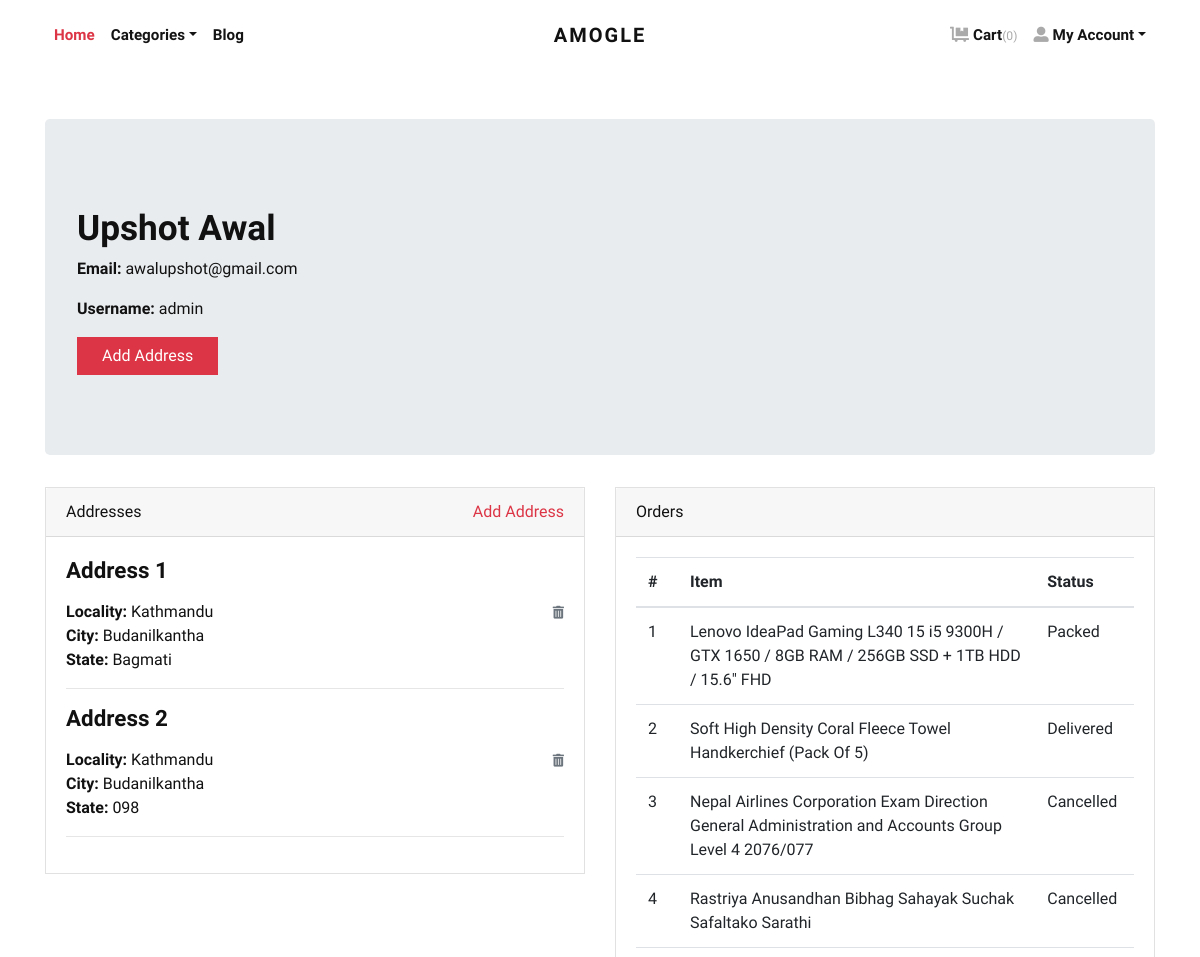
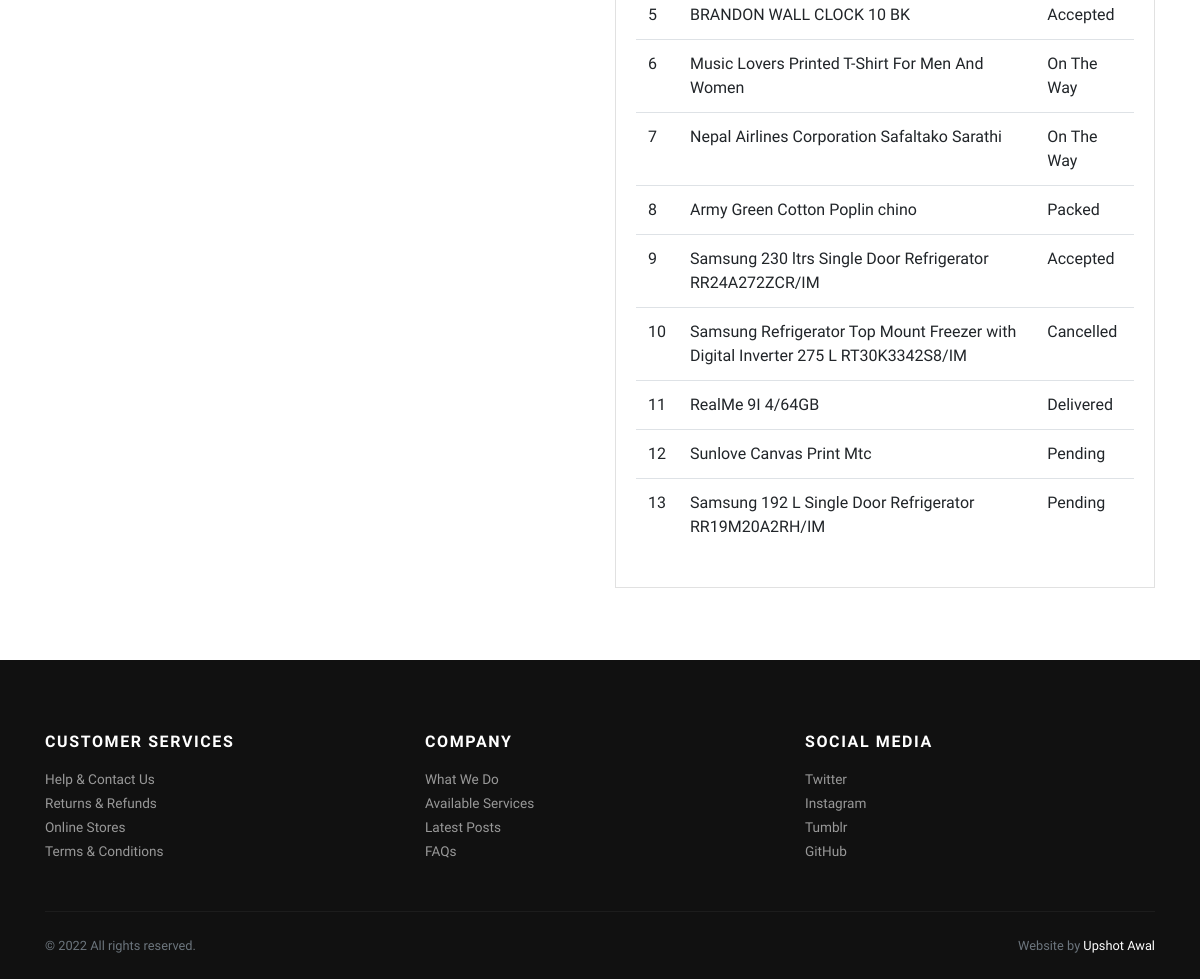
/accounts/profile/ (signed in), run on the app's committed database (2 pictures, top to bottom).
### store/models.py (models this page shows, shortened)
class Address(models.Model):
    user = models.ForeignKey(User, verbose_name="User",
                             on_delete=models.CASCADE)
    locality = models.CharField(
        max_length=150, verbose_name="Nearest Location")
    city = models.CharField(max_length=150, verbose_name="City")
    state = models.CharField(max_length=150, verbose_name="State")

class Order(models.Model):
    user = models.ForeignKey(User, verbose_name="User",
                             on_delete=models.CASCADE)
    address = models.ForeignKey(
        Address, verbose_name="Shipping Address", on_delete=models.CASCADE)
    product = models.ForeignKey(
        Product, verbose_name="Product", on_delete=models.CASCADE)
    quantity = models.PositiveIntegerField(verbose_name="Quantity")
    ordered_date = models.DateTimeField(
        auto_now_add=True, verbose_name="Ordered Date")
    status = models.CharField(
        choices=STATUS_CHOICES,
        max_length=50,
        default="Pending"
    )

class Product(models.Model):
    title = models.CharField(max_length=150, verbose_name="Product Title")
    slug = AutoSlugField(populate_from='title', unique=True,
                         verbose_name="Product Slug")
    sku = models.CharField(max_length=255, unique=True,
                           verbose_name="Unique Product ID (SKU)")
    short_description = RichTextField()
    detail_description = models.TextField(
        blank=True, null=True, verbose_name="Detail Description")
    product_image = models.ImageField(
        upload_to='product', blank=True, null=True, verbose_name="Product Image")
    price = models.DecimalField(max_digits=8, decimal_places=2)
    category = models.ForeignKey(
        Category, verbose_name="Product Categoy", on_delete=models.CASCADE)
    is_active = models.BooleanField(verbose_name="Is Active?", default=True)
    is_featured = models.BooleanField(
        verbose_name="Is Featured?", default=True)
    created_at = models.DateTimeField(
        auto_now_add=True, verbose_name="Created Date")
    updated_at = models.DateTimeField(
        auto_now=True, verbose_name="Updated Date")
    class Meta:
        verbose_name_plural = 'Products'
        ordering = ('-created_at', )

### store/views.py (the view)
# urls.py: path('accounts/profile/', views.profile, name="profile"),
@ login_required
def profile(request):
    addresses = Address.objects.filter(user=request.user)
    orders = Order.objects.filter(user=request.user)
    return render(request, 'account/profile.html', {'addresses': addresses, 'orders': orders})

### store/context_preprocessors.py (called while the page is built)
def store_menu(request):
    categories = Category.objects.filter(is_active=True)
    context = {
        'categories_menu': categories,
    }
    return context

def cart_menu(request):
    if request.user.is_authenticated:
        cart_items= Cart.objects.filter(user=request.user)
        context = {
            'cart_items': cart_items,
        }
    else:
        context = {}
    return context

### templates/account/profile.html (shortened to what this page needs)
{% extends 'base.html' %}
{% load static %}
    {% block content %}
      <div class="container py-5">
        <div class="jumbotron">
          <h1>{{request.user.first_name}} {{request.user.last_name}}</h1>
          <p><strong>Email:</strong> {{request.user.email}}</p>
          <p><strong>Username:</strong> {{request.user.username}}</p>
          <p><a class="btn btn-danger btn-large" href="{% url 'store:add-address' %}">Add Address</a></p>
        </div>
        <div class="row">
          <div class="col-lg-6">
            <div class="card mb-4" id="headings">
              <div class="card-header">Addresses <span class="float-right"><a href="{% url 'store:add-address' %}">Add Address</a></span></div>
              <div class="card-body">
                {% if addresses %}
                    {% for address in addresses %}
                        <h4 class="mb-3">Address {{forloop.counter}}</h4>
                        <span class="float-right"><a href="{% url 'store:remove-address' address.id %}"><i class="fas fa-trash-alt small text-muted"></i></a></span>
                        <p>
                            <strong>Locality: </strong>{{address.locality}} <br>
                            <strong>City: </strong>{{address.city}} <br>
                            <strong>State: </strong>{{address.state}} <br>
                        </p>
                        <hr>
                    {% endfor %}
                {% else %}
                <div class="text-danger">
                  Address not Added.
                </div>
                {% endif %}
              </div>
            </div>
          </div>
          <div class="col-lg-6">
            <div class="card mb-4" id="tables">
              <div class="card-header">Orders</div>
              <div class="card-body">
                <table class="table table-hover">
                  <thead>
                    <tr>
                      <th>#</th>
                      <th>Item</th>
                      <th>Status</th>
                    </tr>
                  </thead>
                  <tbody>
                    {% if orders %}
                      {% for order in orders %}
                        <tr>
                          <td>{{forloop.counter}}</td>
                          <td>{{order.product.title}}</td>
                          <td>
                            {{order.status}}
                          </td>
                        </tr>
                      {% endfor %}
                    {% else %}
                    <tr>
                      <td class="text-danger" colspan="3">You've not Ordered anything yet.</td>
                    </tr>
                    {% endif %}
                  </tbody>
                </table>
              </div>
            </div>
          </div>
        </div>
      </div>
{% endblock content %}

### static/css/style.default.css (style rules this page uses)
strong { font-weight: 700; }
.btn { font-weight: 400; border: 1px solid transparent; font-family: inherit; padding: 0.375rem 1.5rem; font-size: 1rem; line-height: 1.5; border-radius: 0; transition: color 0.15s ease-in-out, background-color 0.15s ease-in-out, border-color 0.15s ease-in-out, box-shadow 0.15s ease-in-out; }
.btn-danger { color: #fff; background-color: #dc3545; border-color: #dc3545; }
body { font-family: "Libre Franklin", sans-serif; font-size: 1rem; font-weight: 400; line-height: 1.5; color: #111111; background-color: #fff; }
a { color: #dc3545; text-decoration: none; }
h1, h2, h3, h4, h5, h6, .h1, .h2, .h3, .h4, .h5, .h6 { margin-bottom: 0.5rem; font-family: inherit; font-weight: 900; line-height: 1.2; color: inherit; }
h1, .h1 { font-size: 2.2rem; }
h4, .h4 { font-size: 1.4rem; }
hr { border-top: 1px solid rgba(17, 17, 17, 0.1); }
small, .small { font-size: 80%; font-weight: 400; }
.card { background-color: #fff; border: 1px solid rgba(17, 17, 17, 0.125); border-radius: 0; }
.card-body { padding: 1.25rem; }
.card-header { padding: 0.75rem 1.25rem; background-color: rgba(17, 17, 17, 0.03); border-bottom: 1px solid rgba(17, 17, 17, 0.125); }
.card-header:first-child { border-radius: calc(0 - 1px) calc(0 - 1px) 0 0; }

### data on the page
Address: locality "Kathmandu", city "Budanilkantha", state "Bagmati"
Address: locality "Kathmandu", city "Budanilkantha", state "098"
Order: product "Lenovo IdeaPad Gaming L340 15 i5 9300H / GTX 1650 / 8GB RAM / 256GB SSD + 1TB HDD / 15.6\" FHD", status "Packed"
Order: product "Soft High Density Coral Fleece Towel Handkerchief (Pack Of 5)", status "Delivered"
Order: product "Nepal Airlines Corporation Exam Direction General Administration and Accounts Group Level 4 2076/077", status "Cancelled"
Order: product "Rastriya Anusandhan Bibhag Sahayak Suchak Safaltako Sarathi", status "Cancelled"
Order: product "BRANDON WALL CLOCK 10 BK", status "Accepted"
Order: product "Music Lovers Printed T-Shirt For Men And Women", status "On The Way"
Order: product "Nepal Airlines Corporation Safaltako Sarathi", status "On The Way"
Order: product "Army Green Cotton Poplin chino", status "Packed"
Order: product "Samsung 230 ltrs Single Door Refrigerator RR24A272ZCR/IM", status "Accepted"
Order: product "Samsung Refrigerator Top Mount Freezer with Digital Inverter 275 L RT30K3342S8/IM", status "Cancelled"
Order: product "RealMe 9I 4/64GB", status "Delivered"
Order: product "Sunlove Canvas Print Mtc", status "Pending"
Order: product "Samsung 192 L Single Door Refrigerator RR19M20A2RH/IM", status "Pending"

### other printed values
{{ cart_items.count }} "0"
{{ request.user.first_name }} "Upshot"
{{ request.user.last_name }} "Awal"
{{ request.user.email }} "awalupshot@gmail.com"
{{ request.user.username }} "admin"
